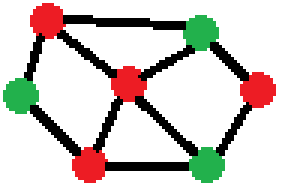
#> input picture goodGraphs/graph1.png, 94 x 62 px (shown 3 times larger)
$ python 'algo-every-direction (edge splitting).py'
#> lines starting #> are read from the running program, lines starting #| are printed output that depends on the picture
### Element.py
import numpy as np
class Element:
    def __init__(self, color) -> None:
        self.pixel_coordinates = set()
        self.color = color
        self.type = 0
        self.Connections = set()
        self.index = 0
        self.Neighbours = set()

    def compare(self, other):
        if self.color < other.color:
            return False
        else:
            return True

    def add(self,x,y):
        self.pixel_coordinates.add((x,y))

    def remove(self,x,y):
        self.pixel_coordinates.remove((x,y))

    def get_size(self):
        return len(self.pixel_coordinates)

    def __str__(self):
        return str(self.index)

    def addConnection(self, object):
        self.Connections.add(object)

    def addNeighbour(self, vertex):
        self.Neighbours.add(vertex)

    # [8 lines left out: function getNeighbours, not called in this run]

    def getDimensions(self):
        min_y = np.inf
        max_y = 0
        min_x = np.inf
        max_x = 0
        for coor in self.pixel_coordinates:
            if coor[0]>max_x:
                max_x=coor[0]

            if coor[0]<min_x:
                min_x=coor[0]

            if coor[1]>max_y:
                max_y=coor[1]

            if coor[1]<min_y:
                min_y=coor[1]

        return [min_x, max_x, min_y, max_y]

    # [6 lines left out: function getCenter, not called in this run]


### algo-every-direction (edge splitting).py
import glob
import subprocess
from PIL import Image
import numpy as np
import Element
import re
import numpy as np

image_path = "graph1.png"
folder_path = "goodGraphs/"
iterations_folder_path ="iteration images/"
#colors in the image graph1
color_white = (255, 255, 255)
color_black = (0, 0, 0)
color_red = (237, 28, 36)
color_green = (34, 177, 76)

#load in graph image
im = Image.open(folder_path + image_path)
#> im is the input picture: PIL image 94x62 RGB; mean R, G, B 210, 202.9, 197.8
im = im.convert('RGB')

#create list to store objects in
id = [[0 for i in range(im.size[0]) ] for i in range(im.size[1])]

#lists to store Vertices and Edges in
Vertices = []
Edges = []
Elements = []


#colors = {0}

range_i = range(1,im.size[0] - 1)
range_j = range(1,im.size[1] - 1)

def flip_i(flip_i_index):
    global range_i
    range_i = range(1,im.size[0] - 1)
    if flip_i_index:
        range_i = range(im.size[0] - 1, 0, -1)

def flip_j(flip_j_index):
    global range_j
    range_j = range(1,im.size[1] - 1)
    if flip_j_index:
        range_j = range(im.size[1] - 1, 0, -1)

def make_gif(frame_folder):
    frames = [Image.open(image) for image in glob.glob(f"{frame_folder}/*.png")]
    frame_one = frames[0]
    frame_one.save("iterations.gif", format="GIF", append_images=frames,
               save_all=True, duration=300, loop=0)

#Identify the pixel
iterations = 0
pixel_changed = 0

while (iterations == 0 or pixel_changed > 0) and iterations <= 200:
    pixel_changed = 0

    for j in range_j:
        for i in range_i:
            pixel = im.getpixel((i,j))

            if not(pixel == color_white):

                flag = False

                #define in what order the neighbors should be checked
                if iterations%4==1:
                    neighbors = [[j - 1,i + 1],[j - 1,i],[j - 1,i - 1],[j,i + 1],[j,i - 1],[j + 1,i + 1],[j + 1,i],[j + 1,i - 1]]

                elif iterations%4==2:
                    neighbors = [[j + 1,i + 1],[j + 1,i],[j + 1,i - 1],[j,i + 1],[j,i - 1],[j - 1,i + 1],[j - 1,i],[j - 1,i - 1]]

                elif iterations%4==3:
                    neighbors = [[j + 1,i - 1],[j + 1,i],[j + 1,i + 1],[j,i - 1],[j,i + 1],[j - 1,i - 1],[j - 1,i],[j - 1,i + 1]]

                else:
                    neighbors = [[j - 1,i - 1],[j - 1,i],[j - 1,i + 1],[j,i - 1],[j,i + 1],[j + 1,i - 1],[j + 1,i],[j + 1,i + 1]]

                #center pixel tries to copy the element of the neighboor pixel
                for x,y in neighbors:
                    if (id[j][i] == 0 or iterations>0) and not(flag):
                        if (pixel == im.getpixel((y, x))) and not(id[x][y]==0):

                            if id[j][i] == 0 or id[j][i].compare(id[x][y]):
                                if not(id[j][i]==id[x][y]):
                                    if not(id[j][i]==0):
                                        id[j][i].remove(i,j)
                                    pixel_changed += 1
                                    id[j][i] = id[x][y]
                                    flag = True


                #If the pixel has found no neighboor whose element it can copy it will create its own element.
                if id[j][i] == 0 and not(flag):

                    id[j][i] = Element.Element(tuple(np.random.choice(range(256), size=3)))
                    Elements.append(id[j][i])
                    pixel_changed += 1


                    """if pixel == color_black:

                        id[j][i] = Edge.Edge(tuple(np.random.choice(range(256), size=3)))
                        Edges.append(id[j][i])
                        pixel_changed += 1
                    else:

                        id[j][i] = Vertex.Vertex(tuple(np.random.choice(range(256), size=3)))
                        Vertices.append(id[j][i])
                        pixel_changed += 1"""

                #add the pixels coordinates to the Edge/Vertex element
                id[j][i].add(i,j)

    #change the direction with which we iterate through the pixels
    if iterations%4==1:
        flip_j(True)

    elif iterations%4==2:
        flip_i(False)

    elif iterations%4==3:
        flip_j(False)

    else:
        flip_i(True)

    iteration = str(iterations)
    if not(pixel_changed==0):

        #draw image
        image = Image.new("RGB", im.size, (255, 255, 255))

        for element in Elements:
            pixels = element.pixel_coordinates
            for pixel in pixels:
                image.putpixel(pixel, element.color)

        image.save(iterations_folder_path + iteration + ".png")
    print("Iteration:" + iteration)
    iterations +=1
    print("pixel changed:" + str(pixel_changed) + "\n")
#> this loop made 5 passes
#> pass 1, `image.save(iterations_folder_path + iteration + ".png")`:
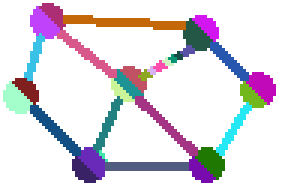
#> saved as 0.png: PIL image 94x62 RGB (shown 3 times larger); mean R, G, B 220.7, 216.3, 224.4
#> pass 2, `image.save(iterations_folder_path + iteration + ".png")`:
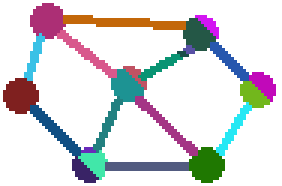
#> saved as 1.png: PIL image 94x62 RGB (shown 3 times larger); mean R, G, B 216, 216.2, 218.6
#> after the loop:
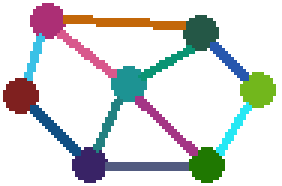
#> image: PIL image 94x62 RGB (shown 3 times larger); mean R, G, B 213.6, 216.7, 215.8
#> after the loop, Elements = 32 items; id = 62 items; iterations = 5

make_gif("iteration images")
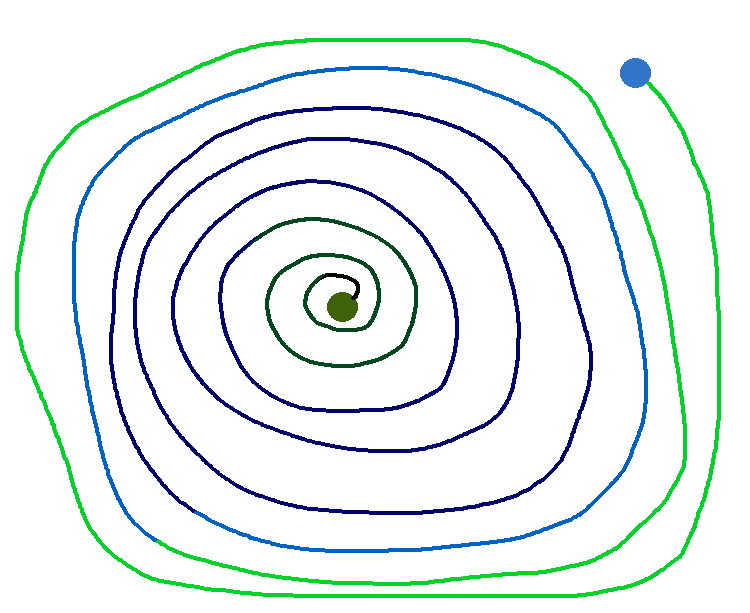
#> input picture iteration images/10.png, 750 x 613 px
#> in make_gif, `frames = [Image.open(image) for image in glob.glob(f"{frame_folder}/*...`: frames = 3 items


polished_Objects = []
count = 0
#clean objects list
print("clean element list")
for element in Elements:
       if not(element.get_size() == 0):
              count += 1
              element.index = str(count)
              polished_Objects.append(element)
#> this loop made 32 passes
#> element.index on passes 1, 3, 5, 6, 7, 8, 11, 16, 19, 22, 23, 24: '1', '2', '3', '4', '5', '6', '7', '8', '9', '10', '11', '12'
#> after the loop, count = 17; polished_Objects = 17 items

Elements = polished_Objects.copy()
#> Elements = 17 items

#detect circles/Verticies
e1 = 1
potential_Circle = []

for element in Elements:
    dimensions = element.getDimensions()
    if abs((dimensions[1] - dimensions[0]) - (dimensions[3] - dimensions[2])) <= e1:
        potential_Circle.append(element)
    else:
        Edges.append(element)
#> this loop made 17 passes
#> dimensions on passes 1 to 12: [10, 21, 1, 12], [21, 61, 5, 9], [61, 72, 5, 16], [19, 38, 10, 25], [8, 14, 11, 26], [70, 82, 14, 26], [46, 64, 15, 26], [37, 48, 22, 33], [1, 12, 26, 37], [80, 91, 24, 35], [31, 40, 32, 50], [45, 65, 32, 51]
#> after the loop, Edges = 7 items; potential_Circle = 10 items

e2 = 0.15
for element in potential_Circle:
    dimensions = element.getDimensions()
    area = (dimensions[1] - dimensions[0]) * (dimensions[3] - dimensions[2])
    circle_area = element.get_size()

    if abs((circle_area/area) - (np.pi/4)) <= e2:
        Vertices.append(element)
    else:
        Edges.append(element)
#> this loop made 10 passes
#> (dimensions, area, circle_area) on passes 1 to 10: ([10, 21, 1, 12], 121, 105), ([61, 72, 5, 16], 121, 107), ([70, 82, 14, 26], 144, 59), ([37, 48, 22, 33], 121, 102), ([1, 12, 26, 37], 121, 109), ([80, 91, 24, 35], 121, 108), ([45, 65, 32, 51], 380, 84), ([10, 26, 35, 51], 256, 79), ([63, 74, 49, 60], 121, 107), ([24, 35, 49, 60], 121, 104)
#> after the loop, Edges = 10 items; Vertices = 7 items


print("find connections")
neighbors = [[j - 1,i - 1],[j - 1,i],[j - 1,i + 1],[j,i - 1],[j,i + 1],[j + 1,i - 1],[j + 1,i],[j + 1,i + 1]]
#> neighbors = [[59, 91], [59, 92], [59, 93], [60, 91], [60, 93], [61, 91], [61, 92], [61, 93]]
for edge in Edges:
    for pixel in edge.pixel_coordinates:
        i,j = pixel
        for y,x in neighbors:
            if id[y][x] in Vertices:
                edge.addConnection(id[y][x])
#> this loop made 10 passes

#edge splitting
wrong_Edges = []
for edge in Edges:
    if len(edge.Connections)>2:
        wrong_Edges.append(edge)
        Edges.remove(edge)
#> after the loop, wrong_Edges = []

for edge in wrong_Edges:
    edge_verticies = edge.Connections
    remaining_verticies = edge_verticies.copy()
    for v1 in edge_verticies:
        remaining_verticies.remove(v1)
        for v2 in remaining_verticies:
            flag = 0
            v1_center = v1.getCenter()
            v2_center = v2.getCenter()
            edge_center = [int((v2_center[0] + v1_center[0])/2), int((v2_center[1] + v1_center[1])/2)]
            neighbors = [[edge_center[1] - 1,edge_center[0] - 1],[edge_center[1] - 1,edge_center[0]],[edge_center[1] - 1,edge_center[0] + 1],[edge_center[1],edge_center[0] - 1],[edge_center[1],edge_center[0] + 1],[edge_center[1] + 1,edge_center[0] - 1],[edge_center[1] + 1,edge_center[0]],[edge_center[1] + 1,edge_center[0] + 1],[edge_center[1],edge_center[0]]]
            for y,x in neighbors:
                if not(id[y][x] == edge):
                    flag += 1
            if(flag >=3):
                continue
            else:
                element = Element.Element((255,255,255))
                element.addConnection(v1)
                element.addConnection(v2)
                Edges.append(element)
#> this loop made 0 passes


print(len(Vertices))
#| 7
print(len(Edges))
#| 10

G =[]
for edge in Edges:
    G.append(edge.Connections)
#> after the loop, G = 10 items


def render_digraph(G): #https://gist.github.com/sidharthkuruvila/f59b38215316c0cf6f7d18d21347e504
    def g():
#> (the run stopped early here; a loop or call above may not have finished)
